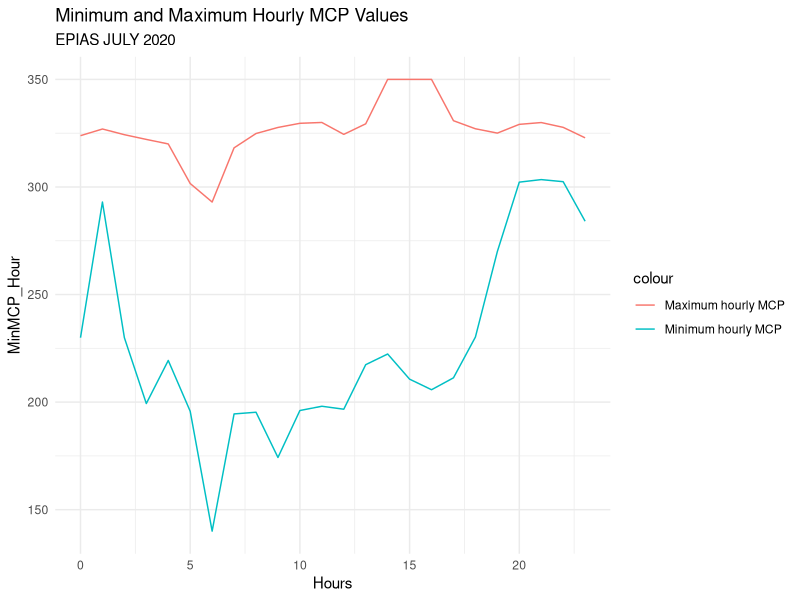
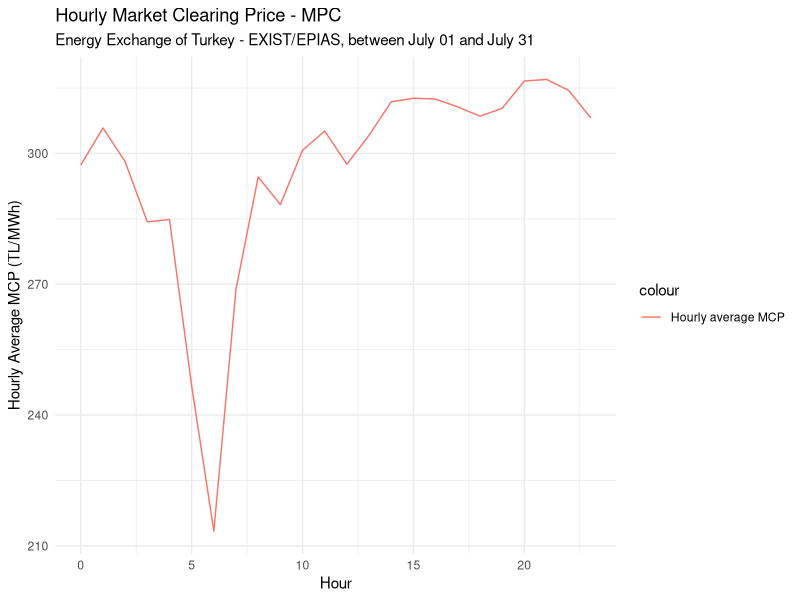
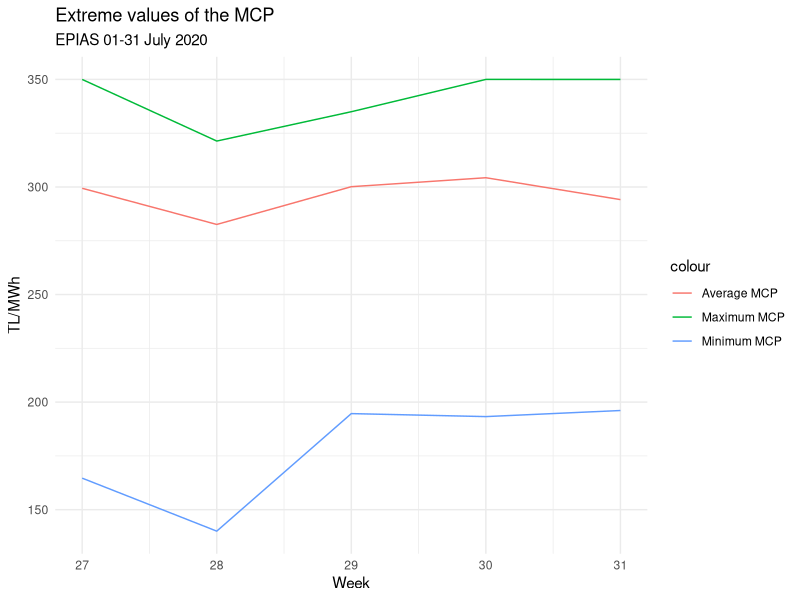
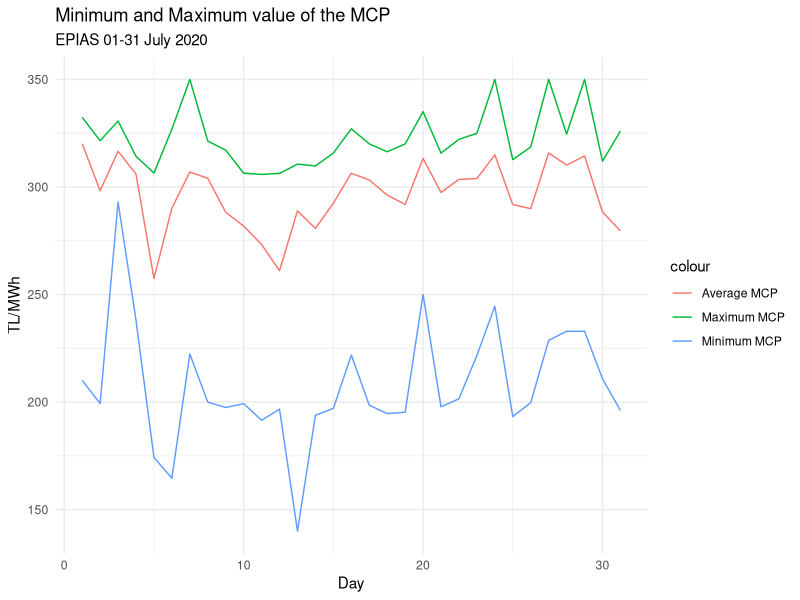
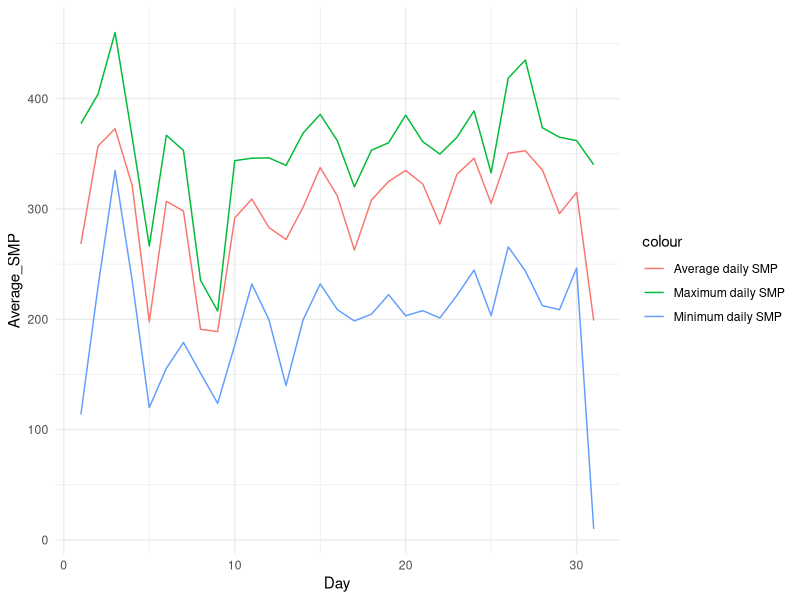
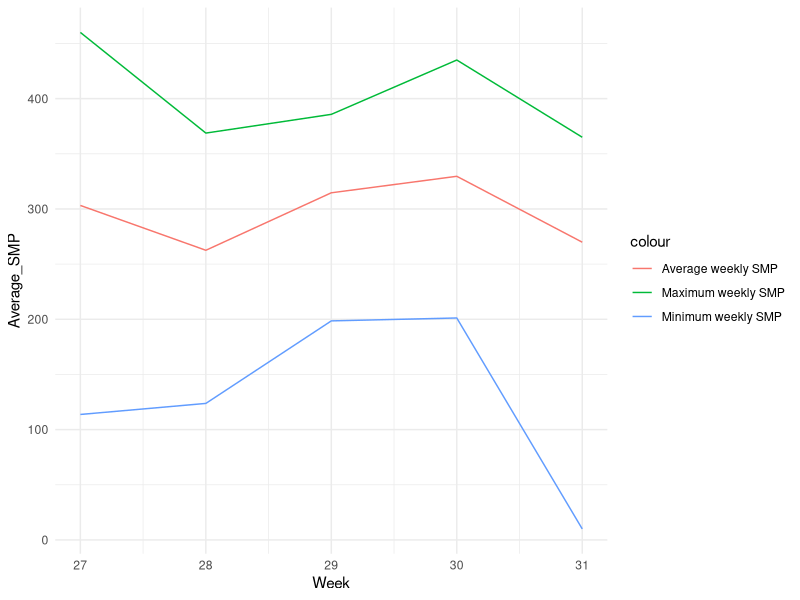
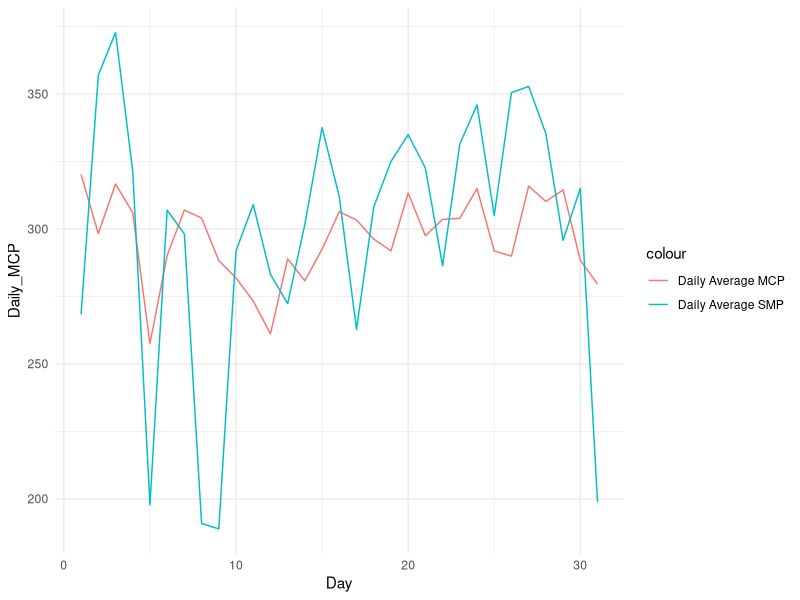
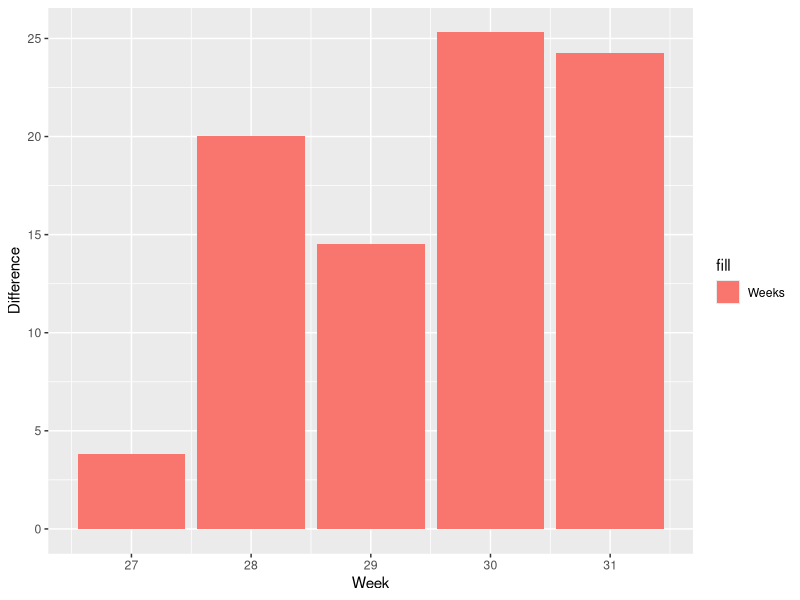

The R script that drew these images, in order:
## ---- chunk 1
knitr::opts_chunk$set(echo = TRUE)
## ---- chunk 2
#we call required packages from the packages which are "tidyverse" and "lubridate"
library(tidyverse)
library(lubridate)
library(ggplot2)
#we upload data, which is csv file format, by using read.csv() function
EpiasData <- read.csv("ptf-smf.csv")
#after the control of the data we can examine columns in the data by using glimpse() function
EpiasData %>%
  glimpse()

#then we control our date type because in the functions we need date type
is.Date(EpiasData$Date)
#as the date column is not date type, first we convert "." to "-" by using gsub() function
EpiasData$Date <- gsub(pattern = "\\.","-",EpiasData$Date)
#after the changing we transform our date time from character to dttm by using a function of lubridate which is as.POSIXct
EpiasData$Date <- as.POSIXct(EpiasData$Date,format="%d-%m-%y %H:%M")
#control of the process
EpiasData %>%
  glimpse()
## ---- chunk 3
#then, I changed the name of the column by using transmute() function with pipe operator. And then I assigned this process into
# raw_df name as a data frame. After this process, we have usable data frame
raw_df <- EpiasData %>%
  transmute(Date,
            #rename of the MCP. column
            MCP = MCP., 
            SMP = SMP., 
            PositiveIP = Positive.Imbalance.Price..TL.MWh.,
            NegativeIP = Negative.Imbalance.Price..TL.MWh.,
            SMPDirection = SMP.Direction) 

#showing first sith raw of the data frame
head(raw_df)
## ---- chunk 4
raw_df %>%
        select(Date, MCP)%>%
        #first we group our data according to the hours
        group_by(Hour = lubridate::hour(Date))%>%
        #then we calculate average value of MCP hour each our
        summarise(MinMCP_Hour = min(MCP),
                  MaxMCP_Hour = max(MCP))%>%
        #ungproup
        ungroup()%>%
        #to provide sorting of the data hourly minimum MCP and hourly maximum MCP from smallest to largest 
        arrange(MinMCP_Hour,MaxMCP_Hour)%>%
        print(n=3)
## ---- chunk 5
raw_df%>%
  #group according to the hours
  group_by(Hours=lubridate::hour(Date))%>%
  #finding minimum and maximum value of the MCP  
  summarise(MinMCP_Hour = min(MCP),
            MaxMCP_Hour = max(MCP))%>%
  #to visualize these min and max values by using ggplot() function according to the hours
  ggplot(aes(x=Hours)) +
    #define lines in the graph
    geom_line(aes(y = MinMCP_Hour, color = "Minimum hourly MCP"))+
    geom_line(aes(y = MaxMCP_Hour, color = "Maximum hourly MCP"))+
    #give a name to the graph
    labs( title = "Minimum and Maximum Hourly MCP Values",
          subtitle = "EPIAS JULY 2020")+
    #type of the graph, these function provide white canvas 
    theme_minimal()

## ---- chunk 6
#After all this process by using raw_df data frame, we can make analysis about the EPIAS data which is related to electricity
#Daily average MCP
plot1<-raw_df %>%
        #first we group our data according to the hours
        group_by(Hours = lubridate::hour(Date))%>%
        #then we calculate average value of MCP hour each our
        summarise(#daily_total_MCP = sum(MCP),
                  hourly_average_MCP = mean(MCP))
#to visualize the result we use ggplot() function, which gives the canvas of the graph
ggplot(plot1, aes(x = Hours)) +
  #geom_line() gives the line graph
  geom_line(aes(y= hourly_average_MCP, color="Hourly average MCP")) + 
  labs(x = "Hour", y = "Hourly Average MCP (TL/MWh)",
       title = "Hourly Market Clearing Price - MPC",
       subtitle = "Energy Exchange of Turkey - EXIST/EPIAS, between July 01 and July 31 ")+
  theme_minimal()
## ---- chunk 7
EG <- raw_df %>%
        group_by(Week=lubridate::week(Date))%>%
        summarise(WA_MCP = mean(MCP),
                  MinMCP = min(MCP), 
                  MaxMCP = max(MCP))

knitr::kable(EG, format="markdown")
## ---- chunk 8
#Minimum and maximum value of the MCP according to the day
raw_df %>%
  group_by(Week=lubridate::week(Date))%>%
  summarise(MinMCP = min(MCP), MaxMCP = max(MCP), Average = mean(MCP))%>%
  ggplot(aes(x=Week)) +
    geom_line(aes(y = MinMCP, color = "Minimum MCP")) +
    geom_line(aes(y = MaxMCP, color = "Maximum MCP")) +
    geom_line(aes(y = Average, color = "Average MCP")) +
    labs(x = "Week",
         y = "TL/MWh",
         title = "Extreme values of the MCP",
         subtitle = "EPIAS 01-31 July 2020") +
    theme_minimal()
## ---- chunk 9
raw_df %>%
  group_by(Day=lubridate::day(Date))%>%
  summarise(DA_MCP = mean(MCP))
## ---- chunk 10
#Minimum and maximum value of the MCP according to the day
raw_df %>%
  group_by(Day=lubridate::day(Date))%>%
  summarise(MinMCP = min(MCP), MaxMCP = max(MCP), Average = mean(MCP))%>%
  ggplot(aes(x=Day)) +
    geom_line(aes(y = MinMCP, color = "Minimum MCP")) +
    geom_line(aes(y = MaxMCP, color = "Maximum MCP")) +
    geom_line(aes(y = Average, color = "Average MCP")) +
    labs(x = "Day",
         y = "TL/MWh",
         title = "Minimum and Maximum value of the MCP",
         subtitle = "EPIAS 01-31 July 2020") +
    theme_minimal()
## ---- chunk 11
EG <- raw_df %>%
        select(Date, MCP)%>%
        group_by(Day = lubridate::day(Date))%>%
        summarise(DailyMCP = sum(MCP)) %>%
        ungroup()%>%
        mutate(DailyMCPNext=lag(DailyMCP,1))%>%
        transmute(Day, DailyMCP,DailyMCPNext, percentage=((DailyMCPNext-DailyMCP)/DailyMCP)-1)%>%
        arrange(desc(percentage))

#knitr::kable(EG, format="markdown")
## ---- chunk 12
raw_df%>%
  group_by(Day=lubridate::day(Date))%>%
  summarise(Average_SMP = mean(SMP),
            Min_SMP = min(SMP),
            Max_SMP = max(SMP))
## ---- chunk 13
raw_df%>%
  group_by(Day=lubridate::day(Date))%>%
  summarise(Average_SMP = mean(SMP),
            Min_SMP = min(SMP),
            Max_SMP = max(SMP)) %>%
  
  ggplot(aes(x=Day, color = "Days"))+
    geom_line(aes(y = Average_SMP, color = "Average daily SMP")) +
    geom_line(aes(y = Min_SMP, color = "Minimum daily SMP")) +
    geom_line(aes(y = Max_SMP, color = "Maximum daily SMP")) +
    theme_minimal()
## ---- chunk 14
EG<- raw_df%>%
      group_by(Week=lubridate::week(Date))%>%
      summarise(Average_SMP = mean(SMP),
                Min_SMP = min(SMP),
                Max_SMP = max(SMP))
#this line provide table format in the R markdown page
knitr::kable(EG, format="markdown")
## ---- chunk 15
raw_df%>%
  group_by(Week=lubridate::week(Date))%>%
  summarise(Average_SMP = mean(SMP),
            Min_SMP = min(SMP),
            Max_SMP = max(SMP)) %>%
  
  ggplot(aes(x=Week, color = "Days"))+
    geom_line(aes(y = Average_SMP, color = "Average weekly SMP")) +
    geom_line(aes(y = Min_SMP, color = "Minimum weekly SMP")) +
    geom_line(aes(y = Max_SMP, color = "Maximum weekly SMP")) +
    theme_minimal()
## ---- chunk 16
#average value of the MCP in weeks
EG <- raw_df %>%
        group_by(Day = lubridate::day(Date))%>%
        summarise(Average_MCP = mean(MCP),
                  Average_SMP = mean(SMP),
                  Difference = abs(mean(MCP) - mean(SMP))) %>%
        ungroup()%>%
        arrange(desc(Difference))

knitr::kable(EG, format="markdown")
## ---- chunk 17
#average value of the MCP in weeks
raw_df %>%
  group_by(Day = lubridate::day(Date))%>%
  summarise(Daily_MCP = mean(MCP),
            Daily_SMP = mean(SMP)) %>%
  
  ggplot(aes(x = Day)) +
    geom_line(aes(y = Daily_MCP, color = "Daily Average MCP")) +
    geom_line(aes(y = Daily_SMP, color = "Daily Average SMP")) +
    theme_minimal()
## ---- chunk 18
#average value of the MCP in weeks
raw_df %>%
  group_by(Week = lubridate::week(Date))%>%
  summarise(Weekly_MCP = mean(MCP),
            Weekly_SMP = mean(SMP),
            Difference = abs(mean(MCP) - mean(SMP))) %>%
  ungroup()%>%
  arrange(desc(Difference))
## ---- chunk 19
#average value of the MCP in weeks
raw_df %>%
  group_by(Week = lubridate::week(Date))%>%
  summarise(Weekly_MCP = mean(MCP),
            Weekly_SMP = mean(SMP),
            Difference = abs(mean(MCP) - mean(SMP))) %>%

  ggplot(aes(x = Week, y = Difference, fill = "Weeks")) +
    geom_bar(stat = "identity")
## ---- chunk 20
#Daily change of average change MCP-SMP
raw_df %>%
  group_by(Time=lubridate::day(Date))%>%
  summarise(Daily_MCP = mean(MCP), Daily_SMP = mean(SMP)) %>%
  ggplot(aes(x=Time)) + 
    geom_line(aes(y=Daily_MCP, color = "Daily MCP")) +
    geom_line(aes(y=Daily_SMP, color = "Daily SMP")) +
    labs(x = "Day", y = "TL/MWh",
       title = "Daily MCP-SMP Change Graph",
       subtitle = "Energy Exchange of Turkey - EXIST/EPIAS, between July 01 and July 31 ")+
  theme_minimal()
## ---- chunk 21
#Daily change of average change MCP-SMP
raw_df %>%
  group_by(Time=lubridate::day(Date))%>%
  summarise(Daily_MCP = mean(MCP), 
            Daily_SMP = mean(SMP),
            Difference = abs(mean(MCP)-mean(SMP))) %>%
  ggplot(aes(x=Time)) + 
    geom_line(aes(y = Difference, color = "Difference of average values")) +
    labs(x = "Day", y = "TL/MWh",
       title = "Difference between Daily average MCP-SMP Change Graph",
       subtitle = "Energy Exchange of Turkey - EXIST/EPIAS, between July 01 and July 31 ")+
  theme_minimal()
## ---- chunk 22
raw_df %>%
  select(Date, PositiveIP, NegativeIP)%>%
  group_by(Day = lubridate::day(Date), Hour = lubridate::hour(Date))%>%
  select(Day,Hour, PositiveIP, NegativeIP)%>%
  filter(Day==1)%>%
  
  ggplot(aes(Hour, color = "Hours"))+
    geom_line(aes(y=PositiveIP, color = "Positive imbalance price")) +
    geom_line(aes(y=NegativeIP, color = "Negative imbalance price")) +
    labs(x = "Hours", y = "TL/MWh",
         title= "Pozitive and Negative Imbalance Price of First Day",
         subtitle = "EPIAS July 01, 2020") +
    theme_minimal()
## ---- chunk 23
raw_df %>%
  select(Date, PositiveIP, NegativeIP)%>%
  group_by(Day = lubridate::day(Date), Hour = lubridate::hour(Date))%>%
  select(Day,Hour, PositiveIP, NegativeIP)%>%
  filter(Day==31)%>%
  
  ggplot(aes(Hour, color = "Hours"))+
    geom_line(aes(y=PositiveIP, color = "Positive imbalance price")) +
    geom_line(aes(y=NegativeIP, color = "Negative imbalance price")) +
    labs(x = "Hours", y = "TL/MWh",
         title= "Pozitive and Negative Imbalance Price of Last Day",
         subtitle = "EPIAS July 31, 2020") +
    theme_minimal()
  
  
## ---- chunk 24
EG <- raw_df %>%
        select(Date, PositiveIP, NegativeIP)%>%
        group_by(Day = lubridate::day(Date), Hour = lubridate::hour(Date))%>%
        select(Day,Hour, PositiveIP, NegativeIP)%>%
        transmute(Day,Hour,PositiveIP, NegativeIP, difference=NegativeIP-PositiveIP)%>%
        ungroup()%>%
        arrange(desc(difference)) %>%
        print(n=10)

## ---- chunk 25
raw_df%>% 
    ggplot(aes(x=NegativeIP, y=PositiveIP, color=Date)) + 
      geom_point() +  
      labs(x ="Negative Imbalance Price", 
           y ="Positive Imbalance Price",  
           title="Negative Imbalance and Positive Imbalance Prices") +
    theme_minimal()
## ---- chunk 26
raw_df %>%
  group_by(Hours = lubridate::hour(Date))%>%
  transmute(EnergyUsage = ifelse(SMPDirection == "?Energy Surplus", "Surplus", "Deficit")) %>%
  ggplot(aes(x = "", y=EnergyUsage, fill=EnergyUsage)) +
    geom_bar(stat = "identity", width = 1) +
    coord_polar("y")

## ---- chunk 27
raw_df %>%
  group_by(Hours = lubridate::hour(Date))%>%
  transmute(EnergyUsage = ifelse(SMPDirection == "?Energy Surplus", "Surplus", "Deficit")) %>%
  group_by(EnergyUsage, Hours) %>%
  filter(EnergyUsage=="Deficit") %>%
  summarise(EnegyUsageNumber = n())%>%
  print(n=10)

## ---- chunk 28
raw_df %>%
  group_by(Hours = lubridate::hour(Date))%>%
  transmute(EnergyUsage = ifelse(SMPDirection == "?Energy Surplus", "Surplus", "Deficit")) %>%
  group_by(EnergyUsage, Hours) %>%
  filter(EnergyUsage=="Deficit") %>%
  summarise(EnergyUsageNumber = n())%>%
  
  ggplot(aes(x = Hours, y = EnergyUsageNumber, fill = EnergyUsageNumber)) +
    geom_bar(stat = "identity") +
    theme_minimal()

## ---- chunk 29
raw_df %>%
  group_by(Hours = lubridate::hour(Date))%>%
  transmute(Day=lubridate::day(Date), EnergyUsage = ifelse(SMPDirection == "?Energy Surplus", "Surplus", "Deficit")) %>%
  group_by(EnergyUsage, Day) %>%
  filter(EnergyUsage == "Deficit") %>%
  summarise(Deficit = n())%>%
  ungroup()%>%
  transmute(Day, Surplus = ifelse(Deficit>0, abs(24-Deficit),24), Deficit)%>%

  select(Day,Surplus, Deficit)

## ---- chunk 30
EG <- raw_df %>% 
        group_by(Hour = lubridate::hour(Date))%>% 
        transmute(Hour, Surplus = sum(MCP>SMP), Deficit=sum(MCP<SMP), Balance=sum(MCP==SMP))%>%
        print(n=5)
## ---- chunk 31
raw_df %>% 
  group_by(Hour = lubridate::hour(Date))%>% 
  transmute(Hour, Surplus = sum(MCP>SMP), Deficit = sum(MCP<SMP), Balance = sum(MCP==SMP))%>%
 
  ggplot(aes(x = Hour, color = "Hours")) +
    geom_line(aes(y = Surplus, color = "Number of surplus")) +
    geom_line(aes(y = Deficit, color = "Number of deficit")) +
    geom_line(aes(y = Balance, color = "Number of balance")) +
    
  labs(x = "Hour",
       y = "Numbers",
       title = "Number of surplus, deficit, and balance",
       subtitle = "EPIAS July 2020") +
  theme_minimal()
